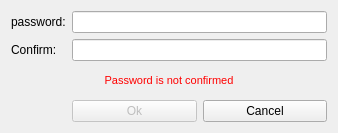
<?xml version="1.0" encoding="UTF-8"?>
<ui version="4.0">
 <class>NewPasswordDialog</class>
 <widget class="QDialog" name="NewPasswordDialog">
  <property name="geometry">
   <rect>
    <x>0</x>
    <y>0</y>
    <width>338</width>
    <height>133</height>
   </rect>
  </property>
  <property name="sizePolicy">
   <sizepolicy hsizetype="Fixed" vsizetype="Fixed">
    <horstretch>0</horstretch>
    <verstretch>0</verstretch>
   </sizepolicy>
  </property>
  <property name="windowTitle">
   <string>パスワードを入力する</string>
  </property>
  <layout class="QGridLayout" name="gridLayout">
   <item row="3" column="1">
    <widget class="QPushButton" name="m_okButton">
     <property name="enabled">
      <bool>false</bool>
     </property>
     <property name="text">
      <string>Ok</string>
     </property>
     <property name="default">
      <bool>true</bool>
     </property>
    </widget>
   </item>
   <item row="3" column="2">
    <widget class="QPushButton" name="m_cancelButton">
     <property name="text">
      <string>Cancel</string>
     </property>
    </widget>
   </item>
   <item row="0" column="0">
    <widget class="QLabel" name="label">
     <property name="sizePolicy">
      <sizepolicy hsizetype="Maximum" vsizetype="Preferred">
       <horstretch>0</horstretch>
       <verstretch>0</verstretch>
      </sizepolicy>
     </property>
     <property name="text">
      <string>password:</string>
     </property>
    </widget>
   </item>
   <item row="0" column="1" colspan="2">
    <widget class="QLineEdit" name="m_passwordEdit">
     <property name="sizePolicy">
      <sizepolicy hsizetype="Expanding" vsizetype="Fixed">
       <horstretch>0</horstretch>
       <verstretch>0</verstretch>
      </sizepolicy>
     </property>
     <property name="echoMode">
      <enum>QLineEdit::Password</enum>
     </property>
    </widget>
   </item>
   <item row="1" column="1" colspan="2">
    <widget class="QLineEdit" name="m_passwordConfirmationEdit">
     <property name="echoMode">
      <enum>QLineEdit::Password</enum>
     </property>
    </widget>
   </item>
   <item row="1" column="0">
    <widget class="QLabel" name="label_2">
     <property name="sizePolicy">
      <sizepolicy hsizetype="Maximum" vsizetype="Preferred">
       <horstretch>0</horstretch>
       <verstretch>0</verstretch>
      </sizepolicy>
     </property>
     <property name="text">
      <string>Confirm:</string>
     </property>
    </widget>
   </item>
   <item row="2" column="0" colspan="3">
    <widget class="QLabel" name="m_errorLabel">
     <property name="styleSheet">
      <string notr="true">color: #ff0000; font: 11px;</string>
     </property>
     <property name="text">
      <string>Password is not confirmed</string>
     </property>
     <property name="alignment">
      <set>Qt::AlignCenter</set>
     </property>
    </widget>
   </item>
  </layout>
 </widget>
 <tabstops>
  <tabstop>m_passwordEdit</tabstop>
  <tabstop>m_passwordConfirmationEdit</tabstop>
  <tabstop>m_okButton</tabstop>
  <tabstop>m_cancelButton</tabstop>
 </tabstops>
 <resources/>
 <connections>
  <connection>
   <sender>m_okButton</sender>
   <signal>clicked()</signal>
   <receiver>NewPasswordDialog</receiver>
   <slot>accept()</slot>
   <hints>
    <hint type="sourcelabel">
     <x>147</x>
     <y>102</y>
    </hint>
    <hint type="destinationlabel">
     <x>147</x>
     <y>63</y>
    </hint>
   </hints>
  </connection>
  <connection>
   <sender>m_cancelButton</sender>
   <signal>clicked()</signal>
   <receiver>NewPasswordDialog</receiver>
   <slot>reject()</slot>
   <hints>
    <hint type="sourcelabel">
     <x>241</x>
     <y>102</y>
    </hint>
    <hint type="destinationlabel">
     <x>147</x>
     <y>63</y>
    </hint>
   </hints>
  </connection>
  <connection>
   <sender>m_passwordEdit</sender>
   <signal>textChanged(QString)</signal>
   <receiver>NewPasswordDialog</receiver>
   <slot>checkPassword(QString)</slot>
   <hints>
    <hint type="sourcelabel">
     <x>206</x>
     <y>25</y>
    </hint>
    <hint type="destinationlabel">
     <x>168</x>
     <y>64</y>
    </hint>
   </hints>
  </connection>
  <connection>
   <sender>m_passwordConfirmationEdit</sender>
   <signal>textChanged(QString)</signal>
   <receiver>NewPasswordDialog</receiver>
   <slot>checkPassword(QString)</slot>
   <hints>
    <hint type="sourcelabel">
     <x>206</x>
     <y>64</y>
    </hint>
    <hint type="destinationlabel">
     <x>168</x>
     <y>64</y>
    </hint>
   </hints>
  </connection>
 </connections>
 <slots>
  <slot>checkPassword(QString)</slot>
 </slots>
</ui>
